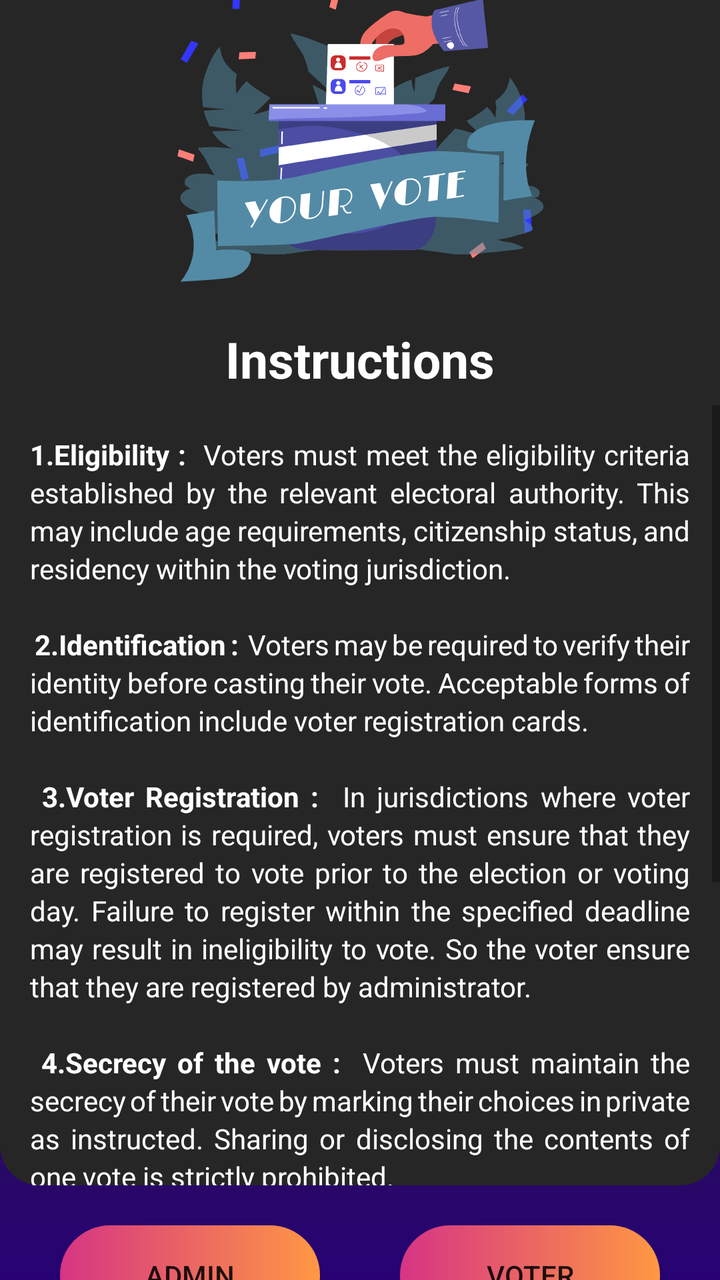
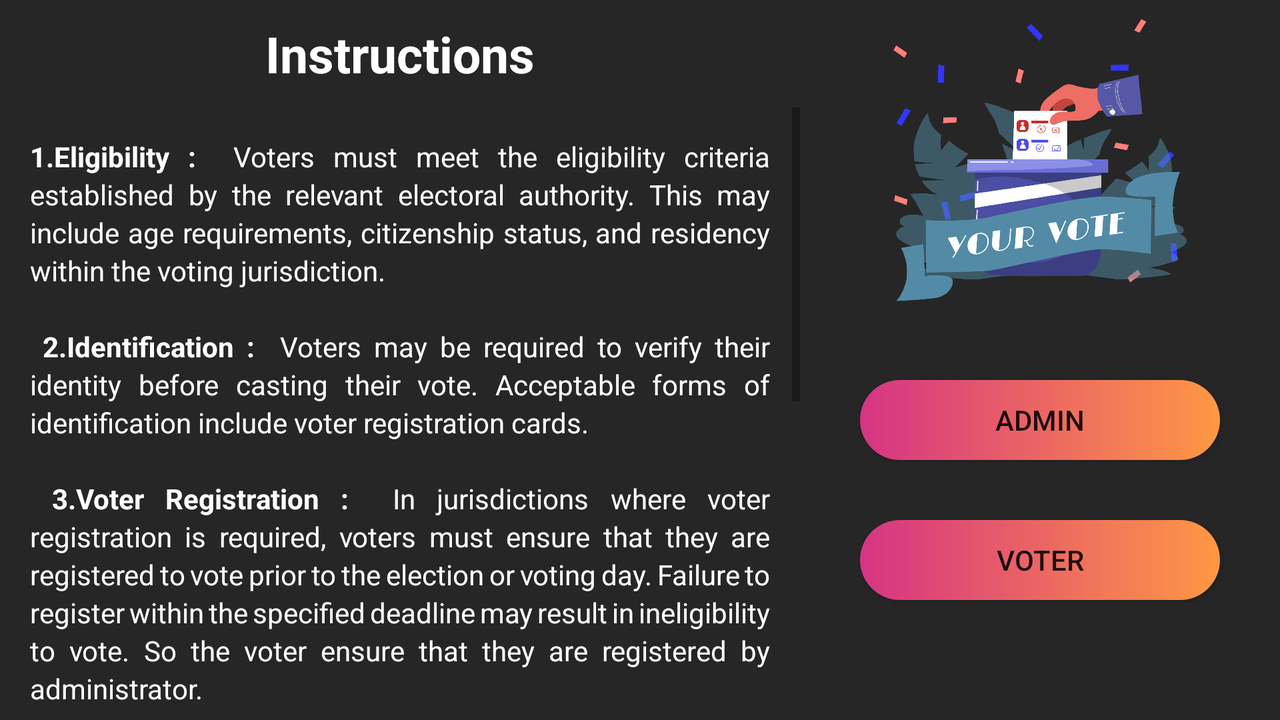

One screen, two layout resources from the same app: the default and the repository's alternative for another configuration. Each is rendered where Android would select it; the XML of both is given below.
<!-- AndroidManifest.xml: application theme Theme.Smart_E_Voter -->
<!-- res/layout/activity_main.xml -->
<?xml version="1.0" encoding="utf-8"?>
<RelativeLayout xmlns:android="http://schemas.android.com/apk/res/android"
    xmlns:app="http://schemas.android.com/apk/res-auto"
    xmlns:tools="http://schemas.android.com/tools"
    android:layout_width="match_parent"
    android:layout_height="match_parent"
    android:gravity="center"
    android:background="@drawable/firstback"
    tools:context=".MainActivity">

    <TextView
        android:id="@+id/inst"
        android:layout_width="match_parent"
        android:layout_height="wrap_content"
        android:layout_marginTop="210dp"
        android:gravity="center_horizontal"
        android:text="Instructions"
        android:textColor="@color/white"
        android:textSize="25dp"
        android:textStyle="bold" />

    <ScrollView
        android:layout_width="match_parent"
        android:layout_height="390dp"
        android:layout_marginTop="250sp"
        android:background="@drawable/scrollback">

        <TextView
            android:layout_width="match_parent"
            android:layout_height="wrap_content"
            android:justificationMode="inter_word"
            android:lineSpacingExtra="2.5sp"
            android:padding="15dp"
            android:text="@string/para"
            android:textColor="#FFFFFF" />

    </ScrollView>

    <Button
        android:id="@+id/adminhomebtn"
        android:layout_width="130dp"
        android:layout_height="50dp"
        android:layout_alignParentStart="true"
        android:layout_marginStart="30dp"
        android:layout_marginTop="660dp"
        android:background="@drawable/btn_back"
        android:text="Admin" />

    <Button
        android:id="@+id/userhomebtn"
        android:layout_width="130dp"
        android:layout_height="50dp"
        android:layout_alignParentEnd="true"
        android:layout_marginTop="660dp"
        android:layout_marginEnd="30dp"
        android:layout_marginBottom="25dp"
        android:background="@drawable/btn_back"
        android:text="Voter" />

    <ImageView
        android:id="@+id/imageView"
        android:layout_width="match_parent"
        android:layout_height="200dp"
        app:srcCompat="@drawable/firstimg" />

</RelativeLayout>
<!-- resources referenced by this layout -->
<resources>
  <color name="white">#FFFFFFFF</color>
  <!-- drawable btn_back (drawable) -->
  <?xml version="1.0" encoding="utf-8"?>
  <shape android:shape="rectangle" xmlns:android="http://schemas.android.com/apk/res/android">
      <gradient android:startColor="#d63484"
          android:endColor="#ff9843"/>
      <corners android:radius="25dp"/>
  </shape>
  <!-- drawable firstback (drawable) -->
  <?xml version="1.0" encoding="utf-8"?>
  <shape xmlns:android="http://schemas.android.com/apk/res/android">
      <gradient android:startColor="@color/background"
          android:centerColor="@color/background"
          android:endColor="#280274"
          android:angle="@integer/material_motion_duration_long_2"/>
  </shape>
  <!-- drawable firstimg: png bitmap (drawable, 103180 bytes) -->
  <!-- drawable scrollback (drawable) -->
  <?xml version="1.0" encoding="utf-8"?>
  <shape xmlns:android="http://schemas.android.com/apk/res/android">
      <gradient android:startColor="@color/background"
          android:endColor="@color/background"/>
  
      <corners android:bottomLeftRadius="20dp"
          android:bottomRightRadius="20dp"/>
  
  </shape>
  <string name="para">
          <b>1.Eligibility : </b>
          Voters must meet the eligibility criteria established by the relevant electoral authority. This may include age requirements,
          citizenship status, and residency within the voting jurisdiction.
          \n\n
          <b>2.Identification : </b>
          Voters may be required to verify their identity before casting their vote. Acceptable forms of identification
          include voter registration cards.
          \n\n
          <b>3.Voter Registration : </b>
          In jurisdictions where voter registration is required, voters must ensure that they are registered to vote prior to the
          election or voting day. Failure to register within the specified deadline may result in ineligibility to vote. So the voter ensure
          that they are registered by administrator.
          \n\n
          <b>4.Secrecy of the vote : </b>
          Voters must maintain the secrecy of their vote by marking their choices in private as instructed. Sharing or disclosing
          the contents of one vote is strictly prohibited.
          \n\n
          <b>5.Compliance with Instructions : </b>
          Voters must comply with the instructions provided by election officials. This includes following the procedures for
          casting a vote and adhering to any rules specific to the voting.
          \n\n
          <b>6.Respect for the Election Process : </b>
          Voters should respect the integrity of the electoral process and refrain from any behavior that undermines public
          confidence in the fairness of the election.
          \n\n
      </string>
  <style name="Theme.Smart_E_Voter" parent="Base.Theme.Smart_E_Voter" />
  <color name="background">#262626</color>
  <style name="Base.Theme.Smart_E_Voter" parent="Theme.AppCompat.Light.NoActionBar">
          
          
      </style>
</resources>
<!-- res/layout-land/activity_main.xml (the repository's variant of the layout above) -->
<!-- drawn on the phone turned sideways -->
<?xml version="1.0" encoding="utf-8"?>
<RelativeLayout xmlns:android="http://schemas.android.com/apk/res/android"
    xmlns:app="http://schemas.android.com/apk/res-auto"
    xmlns:tools="http://schemas.android.com/tools"
    android:layout_width="match_parent"
    android:layout_height="match_parent"
    android:gravity="center"
    android:background="@color/background"
    tools:context=".MainActivity">

    <TextView
        android:id="@+id/inst"
        android:layout_width="match_parent"
        android:layout_height="wrap_content"
        android:layout_marginTop="10dp"
        android:layout_toStartOf="@+id/imageView"
        android:gravity="center_horizontal"
        android:text="Instructions"
        android:textColor="@color/white"
        android:textSize="25dp"
        android:textStyle="bold" />

    <ScrollView
        android:id="@+id/scroll"
        android:layout_width="400dp"
        android:layout_height="match_parent"
        android:layout_below="@+id/inst"
        android:layout_marginTop="10dp"
        android:background="@drawable/scrollback">

        <TextView
            android:layout_width="match_parent"
            android:layout_height="wrap_content"
            android:justificationMode="inter_word"
            android:lineSpacingExtra="2.5sp"
            android:padding="15dp"
            android:text="@string/para"
            android:textColor="#FFFFFF" />

    </ScrollView>

    <Button
        android:id="@+id/adminhomebtn"
        android:layout_width="140dp"
        android:layout_height="40dp"
        android:layout_below="@+id/imageView"
        android:layout_alignParentEnd="true"
        android:layout_marginStart="30dp"
        android:layout_marginTop="30dp"
        android:layout_marginEnd="30dp"
        android:layout_toEndOf="@+id/scroll"
        android:background="@drawable/btn_back"
        android:text="Admin" />

    <Button
        android:id="@+id/userhomebtn"
        android:layout_width="match_parent"
        android:layout_height="40dp"
        android:layout_below="@+id/adminhomebtn"
        android:layout_alignParentEnd="true"
        android:layout_marginStart="30dp"
        android:layout_marginTop="30dp"
        android:layout_marginEnd="30dp"
        android:layout_marginBottom="25dp"
        android:layout_toEndOf="@+id/scroll"
        android:background="@drawable/btn_back"
        android:text="Voter" />

    <ImageView
        android:id="@+id/imageView"
        android:layout_width="match_parent"
        android:layout_height="160dp"
        android:layout_marginStart="0dp"
        android:layout_toEndOf="@+id/scroll"
        app:srcCompat="@drawable/firstimg" />

</RelativeLayout>
<!-- resources referenced by the variant -->
<!-- as the phone turned sideways resolves them -->
<resources>
  <color name="background">#262626</color>
  <color name="white">#FFFFFFFF</color>
  <!-- drawable btn_back (drawable) -->
  <?xml version="1.0" encoding="utf-8"?>
  <shape android:shape="rectangle" xmlns:android="http://schemas.android.com/apk/res/android">
      <gradient android:startColor="#d63484"
          android:endColor="#ff9843"/>
      <corners android:radius="25dp"/>
  </shape>
  <!-- drawable firstimg: png bitmap (drawable, 103180 bytes) -->
  <!-- drawable scrollback (drawable) -->
  <?xml version="1.0" encoding="utf-8"?>
  <shape xmlns:android="http://schemas.android.com/apk/res/android">
      <gradient android:startColor="@color/background"
          android:endColor="@color/background"/>
  
      <corners android:bottomLeftRadius="20dp"
          android:bottomRightRadius="20dp"/>
  
  </shape>
  <string name="para">
          <b>1.Eligibility : </b>
          Voters must meet the eligibility criteria established by the relevant electoral authority. This may include age requirements,
          citizenship status, and residency within the voting jurisdiction.
          \n\n
          <b>2.Identification : </b>
          Voters may be required to verify their identity before casting their vote. Acceptable forms of identification
          include voter registration cards.
          \n\n
          <b>3.Voter Registration : </b>
          In jurisdictions where voter registration is required, voters must ensure that they are registered to vote prior to the
          election or voting day. Failure to register within the specified deadline may result in ineligibility to vote. So the voter ensure
          that they are registered by administrator.
          \n\n
          <b>4.Secrecy of the vote : </b>
          Voters must maintain the secrecy of their vote by marking their choices in private as instructed. Sharing or disclosing
          the contents of one vote is strictly prohibited.
          \n\n
          <b>5.Compliance with Instructions : </b>
          Voters must comply with the instructions provided by election officials. This includes following the procedures for
          casting a vote and adhering to any rules specific to the voting.
          \n\n
          <b>6.Respect for the Election Process : </b>
          Voters should respect the integrity of the electoral process and refrain from any behavior that undermines public
          confidence in the fairness of the election.
          \n\n
      </string>
  <style name="Theme.Smart_E_Voter" parent="Base.Theme.Smart_E_Voter" />
  <style name="Base.Theme.Smart_E_Voter" parent="Theme.AppCompat.Light.NoActionBar">
          
          
      </style>
</resources>
